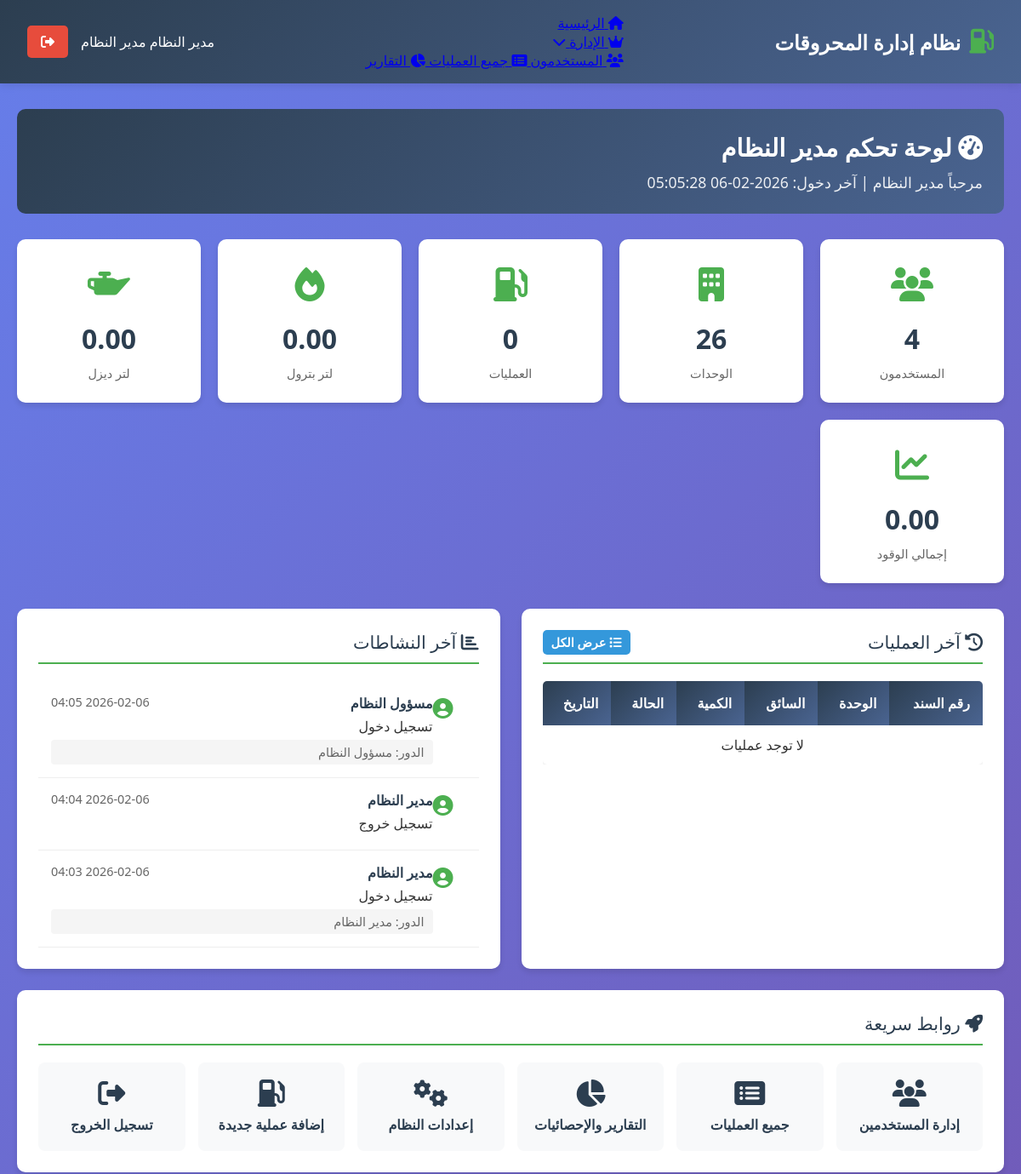
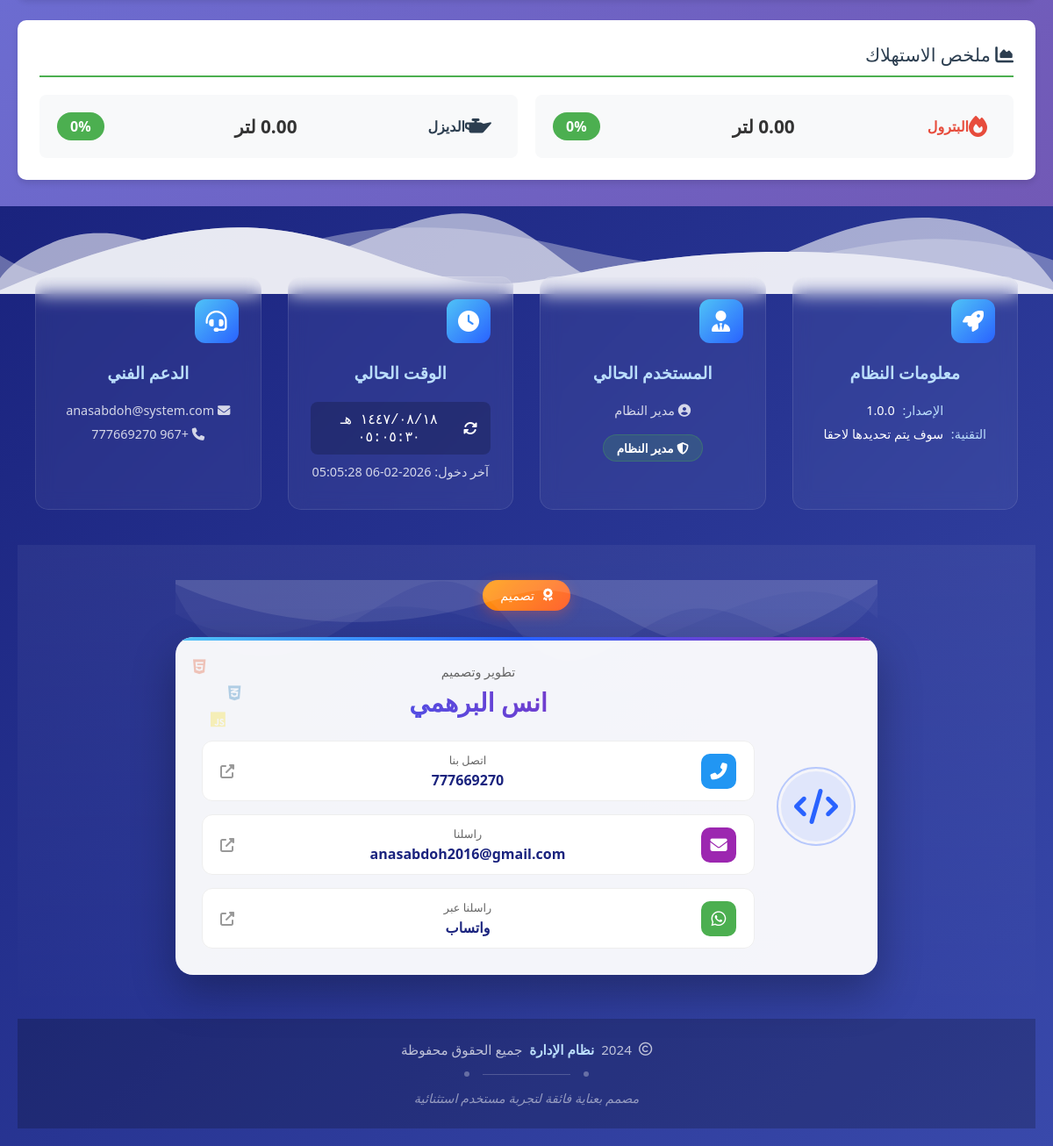
The page /admin/dashboard (signed in) on the database its author committed (2 pictures, top to bottom).
### tables this page shows
CREATE TABLE activity_logs (
        id INTEGER PRIMARY KEY AUTOINCREMENT,
        user_id INTEGER NOT NULL,
        action TEXT NOT NULL,
        table_name TEXT,
        record_id INTEGER,
        details TEXT,
        ip_address TEXT,
        created_at TIMESTAMP DEFAULT CURRENT_TIMESTAMP,
        FOREIGN KEY (user_id) REFERENCES users(id)
    );

CREATE TABLE users (
        id INTEGER PRIMARY KEY AUTOINCREMENT,
        username TEXT NOT NULL UNIQUE,
        password TEXT NOT NULL,
        name TEXT NOT NULL,
        role TEXT NOT NULL,
        unit_id INTEGER,
        is_active BOOLEAN DEFAULT 1,
        created_at TIMESTAMP DEFAULT CURRENT_TIMESTAMP,
        updated_at TIMESTAMP DEFAULT CURRENT_TIMESTAMP,
        FOREIGN KEY (unit_id) REFERENCES units(id)
    );

### app.py (the view)
@app.route('/admin/dashboard')
@login_required
@role_required('مدير النظام')
def admin_dashboard():
    conn = get_db_connection()
    total_users = conn.execute('SELECT COUNT(*) FROM users').fetchone()[0]
    total_units = conn.execute('SELECT COUNT(*) FROM units WHERE is_active = 1').fetchone()[0]
    total_operations = conn.execute('SELECT COUNT(*) FROM fuel_operations').fetchone()[0]
    total_petrol = conn.execute('SELECT COALESCE(SUM(petrol_quantity), 0) FROM fuel_operations').fetchone()[0]
    total_diesel = conn.execute('SELECT COALESCE(SUM(diesel_quantity), 0) FROM fuel_operations').fetchone()[0]
    recent_operations = conn.execute('''
        SELECT f.*, u.name as unit_name, r.name as status_name, r.color_code as status_color
        FROM fuel_operations f
        JOIN units u ON f.unit_id = u.id
        JOIN receipt_statuses r ON f.receipt_status_id = r.id
        ORDER BY f.created_at DESC LIMIT 10
    ''').fetchall()
    recent_activities = conn.execute('''
        SELECT a.*, u.name as user_name
        FROM activity_logs a
        JOIN users u ON a.user_id = u.id
        ORDER BY a.created_at DESC LIMIT 10
    ''').fetchall()
    conn.close()
    return render_template('admin/dashboard.html',
                         total_users=total_users,
                         total_units=total_units,
                         total_operations=total_operations,
                         total_petrol=total_petrol,
                         total_diesel=total_diesel,
                         recent_operations=recent_operations,
                         recent_activities=recent_activities)

### app.py (called while the page is built)
def get_db_connection():
    conn = sqlite3.connect('database.db')
    conn.row_factory = sqlite3.Row
    return conn

def login_required(f):
    @functools.wraps(f)
    def decorated_function(*args, **kwargs):
        if 'user_id' not in session:
            flash('الرجاء تسجيل الدخول أولاً', 'warning')
            return redirect(url_for('login'))
        return f(*args, **kwargs)
    return decorated_function

def role_required(required_role):
    def decorator(f):
        @functools.wraps(f)
        def decorated_function(*args, **kwargs):
            if 'user_role' not in session:
                flash('غير مصرح بالدخول', 'danger')
                return redirect(url_for('login'))
            if session['user_role'] == 'مدير النظام':
                return f(*args, **kwargs)
            if session['user_role'] != required_role:
                flash('ليس لديك صلاحية للوصول إلى هذه الصفحة', 'danger')
                return redirect(url_for('dashboard'))
            return f(*args, **kwargs)
        return decorated_function
    return decorator

### templates/admin/dashboard.html (shortened to what this page needs)
{% extends "layout.html" %}
{% block content %}
<div class="dashboard-header">
    <h1><i class="fas fa-tachometer-alt"></i> لوحة تحكم مدير النظام</h1>
    <p>مرحباً {{ session.user_name }} | آخر دخول: {{ session.get('last_login', 'الآن') }}</p>
</div>
<div class="stats-grid">
    <div class="stat-card">
        <div class="stat-icon">
            <i class="fas fa-users"></i>
        </div>
        <div class="stat-number">{{ total_users }}</div>
        <div class="stat-label">المستخدمون</div>
    </div>
    <div class="stat-card">
        <div class="stat-icon">
            <i class="fas fa-building"></i>
        </div>
        <div class="stat-number">{{ total_units }}</div>
        <div class="stat-label">الوحدات</div>
    </div>
    <div class="stat-card">
        <div class="stat-icon">
            <i class="fas fa-gas-pump"></i>
        </div>
        <div class="stat-number">{{ total_operations }}</div>
        <div class="stat-label">العمليات</div>
    </div>
    <div class="stat-card">
        <div class="stat-icon">
            <i class="fas fa-fire"></i>
        </div>
        <div class="stat-number">{{ "%.2f"|format(total_petrol) }}</div>
        <div class="stat-label">لتر بترول</div>
    </div>
    <div class="stat-card">
        <div class="stat-icon">
            <i class="fas fa-oil-can"></i>
        </div>
        <div class="stat-number">{{ "%.2f"|format(total_diesel) }}</div>
        <div class="stat-label">لتر ديزل</div>
    </div>
    <div class="stat-card">
        <div class="stat-icon">
            <i class="fas fa-chart-line"></i>
        </div>
        <div class="stat-number">{{ "%.2f"|format(total_petrol + total_diesel) }}</div>
        <div class="stat-label">إجمالي الوقود</div>
    </div>
</div>
<div class="grid grid-2">
    <div class="card">
        <div class="card-title">
            <i class="fas fa-history"></i> آخر العمليات
            <a href="{{ url_for('admin_operations') }}" class="btn btn-secondary btn-sm" style="float: left;">
                <i class="fas fa-list"></i> عرض الكل
            </a>
        </div>
        <div class="table-container">
            <table class="table">
                <thead>
                    <tr>
                        <th>رقم السند</th>
                        <th>الوحدة</th>
                        <th>السائق</th>
                        <th>الكمية</th>
                        <th>الحالة</th>
                        <th>التاريخ</th>
                    </tr>
                </thead>
                <tbody>
                    {% for op in recent_operations %}
                    <tr>
                        <td><strong>#{{ op.receipt_number }}</strong></td>
                        <td>{{ op.unit_name }}</td>
                        <td>{{ op.driver_name }}</td>
                        <td>
                            {% if op.petrol_quantity > 0 %}
                            <span class="badge petrol-badge">{{ "%.2f"|format(op.petrol_quantity) }} لتر بترول</span>
                            {% endif %}
                            {% if op.diesel_quantity > 0 %}
                            <span class="badge diesel-badge">{{ "%.2f"|format(op.diesel_quantity) }} لتر ديزل</span>
                            {% endif %}
                        </td>
                        <td>
                            <span class="status-badge" style="background-color: {{ op.status_color }};">
                                {{ op.status_name }}
                            </span>
                        </td>
                        <td>{{ op.operation_date }}</td>
                    </tr>
                    {% else %}
                    <tr>
                        <td colspan="6" class="text-center">لا توجد عمليات</td>
                    </tr>
                    {% endfor %}
                </tbody>
            </table>
        </div>
    </div>
    <div class="card">
        <div class="card-title">
            <i class="fas fa-chart-bar"></i> آخر النشاطات
        </div>
        <div class="activity-list">
            {% for activity in recent_activities %}
            <div class="activity-item">
                <div class="activity-icon">
                    <i class="fas fa-user-circle"></i>
                </div>
                <div class="activity-content">
                    <div class="activity-header">
                        <span class="activity-user">{{ activity.user_name }}</span>
                        <span class="activity-time">{{ activity.created_at[:16] }}</span>
                    </div>
                    <div class="activity-action">{{ activity.action }}</div>
                    {% if activity.details %}
                    <div class="activity-details">{{ activity.details }}</div>
                    {% endif %}
                </div>
            </div>
            {% else %}
            <div class="text-center" style="padding: 20px;">
                لا توجد نشاطات
            </div>
            {% endfor %}
        </div>
    </div>
</div>
<div class="card">
    <div class="card-title">
        <i class="fas fa-rocket"></i> روابط سريعة
    </div>
    <div class="quick-links">
        <a href="{{ url_for('admin_users') }}" class="quick-link">
            <i class="fas fa-users"></i>
            <span>إدارة المستخدمين</span>
        </a>
        <a href="{{ url_for('admin_operations') }}" class="quick-link">
            <i class="fas fa-list-alt"></i>
            <span>جميع العمليات</span>
        </a>
        <a href="{{ url_for('admin_reports') }}" class="quick-link">
            <i class="fas fa-chart-pie"></i>
            <span>التقارير والإحصائيات</span>
        </a>
        <a href="{{ url_for('system_manager_dashboard') }}" class="quick-link">
            <i class="fas fa-cogs"></i>
            <span>إعدادات النظام</span>
        </a>
        <a href="{{ url_for('fuel_operations') }}" class="quick-link">
            <i class="fas fa-gas-pump"></i>
            <span>إضافة عملية جديدة</span>
        </a>
        <a href="{{ url_for('logout') }}" class="quick-link">
            <i class="fas fa-sign-out-alt"></i>
            <span>تسجيل الخروج</span>
        </a>
    </div>
</div>
<div class="card">
    <div class="card-title">
        <i class="fas fa-chart-area"></i> ملخص الاستهلاك
    </div>
    <div class="consumption-summary">
        <div class="consumption-item">
            <div class="fuel-type petrol">
                <i class="fas fa-fire"></i>
                <span>البترول</span>
            </div>
            <div class="fuel-amount">{{ "%.2f"|format(total_petrol) }} لتر</div>
            <div class="fuel-percentage">
                {% set total = total_petrol + total_diesel %}
                {% if total > 0 %}
                {{ "%.1f"|format((total_petrol / total) * 100) }}%
                {% else %}
                0%
                {% endif %}
            </div>
        </div>
        <div class="consumption-item">
            <div class="fuel-type diesel">
                <i class="fas fa-oil-can"></i>
                <span>الديزل</span>
            </div>
            <div class="fuel-amount">{{ "%.2f"|format(total_diesel) }} لتر</div>
            <div class="fuel-percentage">
                {% set total = total_petrol + total_diesel %}
                {% if total > 0 %}
                {{ "%.1f"|format((total_diesel / total) * 100) }}%
                {% else %}
                0%
                {% endif %}
            </div>
        </div>
    </div>
</div>
{% endblock %}

### static/css/style.css (style rules this page uses)
* { margin: 0; padding: 0; box-sizing: border-box; }
body { font-family: 'Segoe UI', Tahoma, Geneva, Verdana, sans-serif; background: linear-gradient(135deg, #667eea 0%, #764ba2 100%); min-height: 100vh; color: #333; }
.card { background: white; border-radius: 10px; padding: 25px; box-shadow: 0 4px 6px rgba(0,0,0,0.1); margin-bottom: 25px; transition: transform 0.3s, box-shadow 0.3s; }
.card-title { color: #2c3e50; margin-bottom: 20px; padding-bottom: 10px; border-bottom: 2px solid #4CAF50; font-size: 1.3rem; }
.btn { display: inline-block; padding: 12px 24px; border: none; border-radius: 5px; font-size: 1rem; font-weight: bold; cursor: pointer; transition: all 0.3s; text-decoration: none; text-align: center; }
.btn-secondary { background: #3498db; color: white; }
.table-container { overflow-x: auto; margin-top: 20px; }
.table { width: 100%; border-collapse: collapse; background: white; border-radius: 5px; overflow: hidden; box-shadow: 0 2px 5px rgba(0,0,0,0.1); }
.table th { background: linear-gradient(135deg, #2c3e50 0%, #4a6491 100%); color: white; padding: 15px; text-align: right; font-weight: bold; }
.table td { padding: 12px 15px; border-bottom: 1px solid #ddd; }
.table tr:last-child td { border-bottom: none; }
.grid { display: grid; gap: 25px; }
.grid-2 { grid-template-columns: repeat(auto-fit, minmax(300px, 1fr)); }
.stats-grid { display: grid; grid-template-columns: repeat(auto-fit, minmax(200px, 1fr)); gap: 20px; margin-bottom: 30px; }
.stat-card { background: white; border-radius: 10px; padding: 25px; text-align: center; box-shadow: 0 4px 6px rgba(0,0,0,0.1); transition: transform 0.3s; }
.stat-icon { font-size: 2.5rem; margin-bottom: 15px; color: #4CAF50; }
.stat-number { font-size: 2rem; font-weight: bold; color: #2c3e50; margin-bottom: 10px; }
.stat-label { color: #666; font-size: 0.9rem; }

### templates/admin/dashboard.html (style rules this page uses)
.dashboard-header { background: linear-gradient(135deg, #2c3e50 0%, #4a6491 100%); color: white; padding: 25px; border-radius: 10px; margin-bottom: 30px; }
.dashboard-header h1 { margin-bottom: 10px; font-size: 1.8rem; }
.dashboard-header p { opacity: 0.9; font-size: 1.1rem; }
.stats-grid { display: grid; grid-template-columns: repeat(auto-fit, minmax(200px, 1fr)); gap: 20px; margin-bottom: 30px; }
.stat-card { background: white; border-radius: 10px; padding: 25px; text-align: center; box-shadow: 0 4px 6px rgba(0,0,0,0.1); transition: transform 0.3s; }
.stat-icon { font-size: 2.5rem; margin-bottom: 15px; color: #4CAF50; }
.stat-number { font-size: 2rem; font-weight: bold; color: #2c3e50; margin-bottom: 10px; }
.stat-label { color: #666; font-size: 0.9rem; }
.quick-links { display: grid; grid-template-columns: repeat(auto-fit, minmax(150px, 1fr)); gap: 15px; }
.quick-link { display: flex; flex-direction: column; align-items: center; justify-content: center; padding: 20px; background: #f8f9fa; border-radius: 8px; text-decoration: none; color: #2c3e50; transition: all 0.3s; }
.quick-link i { font-size: 2rem; margin-bottom: 10px; }
.quick-link span { font-weight: bold; }
.activity-list { max-height: 400px; overflow-y: auto; }
.activity-item { display: flex; padding: 15px; border-bottom: 1px solid #eee; transition: background 0.3s; }
.activity-icon { font-size: 1.5rem; color: #4CAF50; margin-right: 15px; }
.activity-content { flex: 1; }
.activity-header { display: flex; justify-content: space-between; margin-bottom: 5px; }
.activity-user { font-weight: bold; color: #2c3e50; }
.activity-time { color: #666; font-size: 0.9rem; }
.activity-action { color: #333; margin-bottom: 5px; }
.activity-details { color: #666; font-size: 0.9rem; background: #f5f5f5; padding: 5px 10px; border-radius: 4px; margin-top: 5px; }
.consumption-summary { display: grid; grid-template-columns: repeat(auto-fit, minmax(250px, 1fr)); gap: 20px; }
.consumption-item { display: flex; align-items: center; justify-content: space-between; padding: 20px; background: #f8f9fa; border-radius: 8px; }
.fuel-type { display: flex; align-items: center; font-weight: bold; }
.fuel-type i { font-size: 1.5rem; margin-right: 10px; }
.fuel-type.petrol { color: #e74c3c; }
.fuel-type.diesel { color: #2c3e50; }
.fuel-amount { font-size: 1.3rem; font-weight: bold; color: #333; }
.fuel-percentage { background: #4CAF50; color: white; padding: 5px 15px; border-radius: 20px; font-weight: bold; }
.btn-sm { padding: 5px 10px; font-size: 0.9rem; }
.text-center { text-align: center; }

### rows shown on the page
activity_logs: user_name "مسؤول النظام", created_at "2026-02-06 04:05", action "تسجيل دخول", details "الدور: مسؤول النظام"
activity_logs: user_name "مدير النظام", created_at "2026-02-06 04:04", action "تسجيل خروج"
activity_logs: user_name "مدير النظام", created_at "2026-02-06 04:03", action "تسجيل دخول", details "الدور: مدير النظام"

### other values the page prints
{{ session.user_name }} "مدير النظام"
{{ session.user_role }} "مدير النظام"
{{ session.get('last_login', 'الآن') }} "2026-02-06 05:05:28"
{{ total_users }} "4"
{{ total_units }} "26"
{{ total_operations }} "0"
{{ "%.2f"|format(total_petrol) }} "0.00"
{{ "%.2f"|format(total_diesel) }} "0.00"
{{ "%.2f"|format(total_petrol + total_diesel) }} "0.00"
{{ session.get('user_name', 'زائر') }} "مدير النظام"
{{ session.get('user_role', 'غير مسجل') }} "مدير النظام"
{{ session.get('last_login', 'غير متوفر')|default('غير متوفر', true) }} "2026-02-06 05:05:28"
